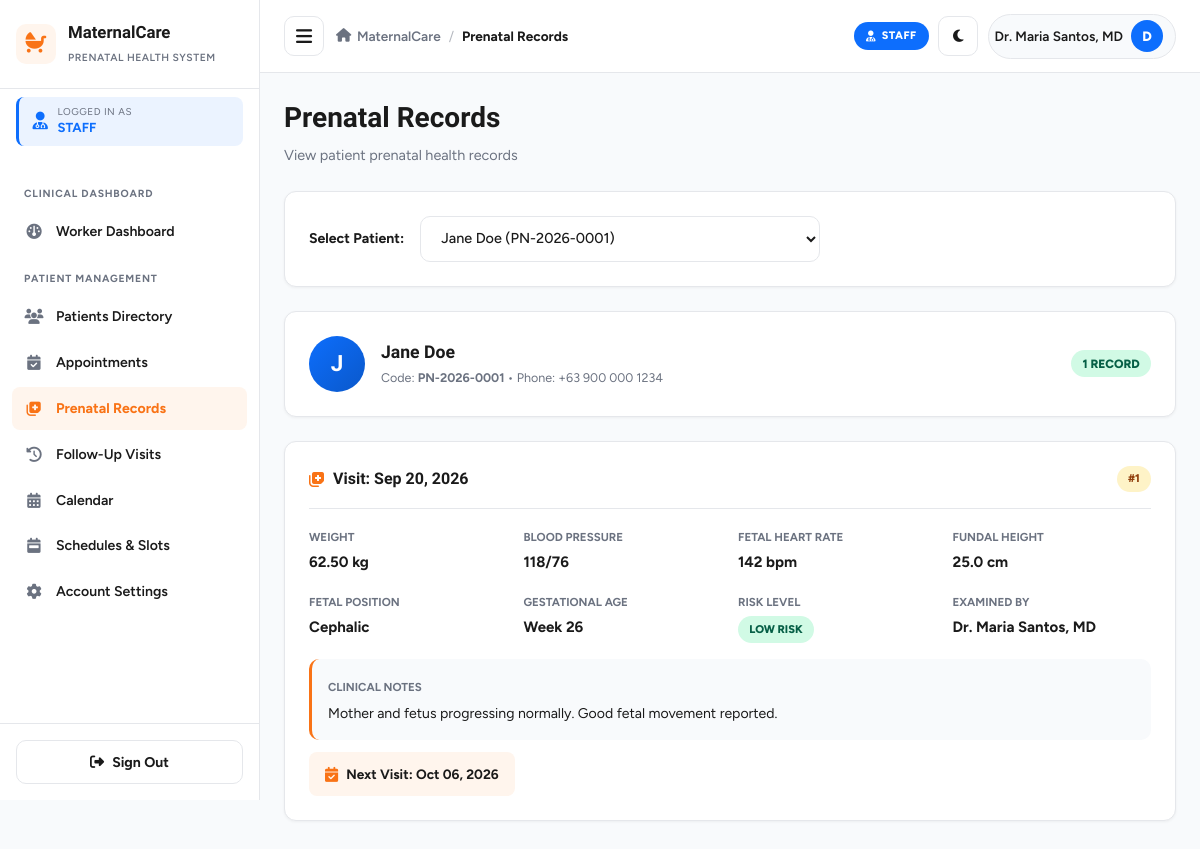
The page /worker/prenatal_records.php?patient_id=1 (signed in) on the database its author committed.
### tables this page shows
CREATE TABLE IF NOT EXISTS `patients` (
    `id` INT AUTO_INCREMENT PRIMARY KEY,
    `user_id` INT NOT NULL,
    `patient_code` VARCHAR(20) NOT NULL UNIQUE,
    `dob` DATE DEFAULT NULL,
    `address` TEXT DEFAULT NULL,
    `blood_type` VARCHAR(5) DEFAULT 'A+',
    `emergency_contact_name` VARCHAR(100) DEFAULT NULL,
    `emergency_contact_phone` VARCHAR(20) DEFAULT NULL,
    `lmp` DATE DEFAULT NULL,
    `edd` DATE DEFAULT NULL,
    `gravida` INT DEFAULT 1,
    `para` INT DEFAULT 0,
    `abortus` INT DEFAULT 0,
    `medical_history` TEXT DEFAULT NULL,
    `created_at` TIMESTAMP DEFAULT CURRENT_TIMESTAMP,
    FOREIGN KEY (`user_id`) REFERENCES `users`(`id`) ON DELETE CASCADE
);

CREATE TABLE IF NOT EXISTS `users` (
    `id` INT AUTO_INCREMENT PRIMARY KEY,
    `username` VARCHAR(50) NOT NULL UNIQUE,
    `email` VARCHAR(100) NOT NULL UNIQUE,
    `password` VARCHAR(255) NOT NULL,
    `role` ENUM('patient', 'healthcare_worker', 'admin') NOT NULL DEFAULT 'patient',
    `full_name` VARCHAR(100) NOT NULL,
    `phone` VARCHAR(20) DEFAULT NULL,
    `status` ENUM('active', 'inactive', 'archived') NOT NULL DEFAULT 'active',
    `address` TEXT DEFAULT NULL,
    `avatar` VARCHAR(255) DEFAULT NULL,
    `room` VARCHAR(100) DEFAULT NULL,
    `deleted_at` TIMESTAMP NULL DEFAULT NULL,
    `created_at` TIMESTAMP DEFAULT CURRENT_TIMESTAMP,
    `updated_at` TIMESTAMP DEFAULT CURRENT_TIMESTAMP ON UPDATE CURRENT_TIMESTAMP
);

CREATE TABLE IF NOT EXISTS `prenatal_records` (
    `id` INT AUTO_INCREMENT PRIMARY KEY,
    `patient_id` INT NOT NULL,
    `appointment_id` INT DEFAULT NULL,
    `healthcare_worker_id` INT NOT NULL,
    `visit_date` DATE NOT NULL,
    `gestational_age_weeks` INT NOT NULL DEFAULT 4,
    `weight_kg` DECIMAL(5,2) DEFAULT NULL,
    `systolic_bp` INT DEFAULT NULL,
    `diastolic_bp` INT DEFAULT NULL,
    `fundal_height_cm` DECIMAL(4,1) DEFAULT NULL,
    `fetal_heart_rate` INT DEFAULT NULL,
    `fetal_presentation` VARCHAR(50) DEFAULT 'Cephalic',
    `edema` ENUM('none', 'mild', 'moderate', 'severe') DEFAULT 'none',
    `urine_protein` VARCHAR(20) DEFAULT 'Negative',
    `urine_sugar` VARCHAR(20) DEFAULT 'Negative',
    `hemoglobin_level` DECIMAL(4,1) DEFAULT NULL,
    `vitamins_prescribed` TEXT DEFAULT NULL,
    `iron_folic_given` TINYINT(1) DEFAULT 1,
    `tetanus_vaccine_given` VARCHAR(50) DEFAULT 'TT1',
    `risk_assessment` ENUM('low_risk', 'moderate_risk', 'high_risk') DEFAULT 'low_risk',
    `clinical_notes` TEXT DEFAULT NULL,
    `next_visit_date` DATE DEFAULT NULL,
    `created_at` TIMESTAMP DEFAULT CURRENT_TIMESTAMP,
    FOREIGN KEY (`patient_id`) REFERENCES `patients`(`id`) ON DELETE CASCADE,
    FOREIGN KEY (`appointment_id`) REFERENCES `appointments`(`id`) ON DELETE SET NULL,
    FOREIGN KEY (`healthcare_worker_id`) REFERENCES `users`(`id`) ON DELETE RESTRICT
);

### config/config.php (called while the page is built, shortened)
<?php
function sanitize($data) {
    return htmlspecialchars(trim((string)$data), ENT_QUOTES, 'UTF-8');
}
function formatDate($dateStr, $format = 'M d, Y') {
    return date($format, strtotime($dateStr));
}

### worker/prenatal_records.php (the view, shortened to what this page needs)
<?php
require_once __DIR__ . '/../config/config.php';
$selectedPatientId = (int)($_GET['patient_id'] ?? 0);
try {
    $db = getDB();
    $stmt = $db->prepare("
        SELECT DISTINCT p.id, p.patient_code, u.full_name
        FROM patients p
        JOIN users u ON p.user_id = u.id
        JOIN prenatal_records pr ON pr.patient_id = p.id
        ORDER BY u.full_name ASC
    ");
    $stmt->execute();
    $patients = $stmt->fetchAll();
    $records = [];
    $selectedPatient = null;
    if ($selectedPatientId > 0) {
        $stmt = $db->prepare("
            SELECT p.*, u.full_name, u.phone
            FROM patients p
            JOIN users u ON p.user_id = u.id
            WHERE p.id = ?
        ");
        $stmt->execute([$selectedPatientId]);
        $selectedPatient = $stmt->fetch();
        if ($selectedPatient) {
            $stmt = $db->prepare("
                SELECT pr.*, u.full_name as examiner_name
                FROM prenatal_records pr
                LEFT JOIN users u ON pr.healthcare_worker_id = u.id
                WHERE pr.patient_id = ?
                ORDER BY pr.visit_date DESC, pr.created_at DESC
            ");
            $stmt->execute([$selectedPatientId]);
            $records = $stmt->fetchAll();
        }
    }
} catch (Exception $e) {
    die("Error loading prenatal records: " . $e->getMessage());
}
include __DIR__ . '/../includes/header.php';
?>
<div class="page-header">
    <div class="page-title">
        <h1>Prenatal Records</h1>
        <p>View patient prenatal health records</p>
    </div>
</div>
<div class="dashboard-card" style="padding:1.5rem; margin-bottom:1.5rem;">
    <form method="GET" action="" style="display:flex; gap:1rem; flex-wrap:wrap; align-items:center;">
        <label style="font-weight:700; font-size:0.88rem;">Select Patient:</label>
        <select name="patient_id" class="form-control" style="max-width:400px;" onchange="this.form.submit()">
            <?php foreach ($patients as $p): ?>
                <option value="<?php echo (int)$p['id']; ?>" <?php echo $selectedPatientId === (int)$p['id'] ? 'selected' : ''; ?>>
                    <?php echo sanitize($p['full_name']); ?> (<?php echo sanitize($p['patient_code']); ?>)
                </option>
            <?php endforeach; ?>
        </select>
    </form>
</div>
<?php if ($selectedPatient): ?>
    <div class="dashboard-card" style="padding:1.5rem; margin-bottom:1.5rem;">
        <div style="display:flex; align-items:center; gap:1rem;">
            <div style="
                width:56px; height:56px; border-radius:50%;
                background: linear-gradient(135deg, #0d6efd 0%, #0a58ca 100%);
                color:#fff; display:flex; align-items:center; justify-content:center;
                font-family:'Bricolage Grotesque', sans-serif;
                font-size:1.4rem; font-weight:800;
                flex-shrink:0;
            ">
                <?php echo strtoupper(substr($selectedPatient['full_name'], 0, 1)); ?>
            </div>
            <div>
                <h3 style="margin:0; font-size:1.1rem;"><?php echo sanitize($selectedPatient['full_name']); ?></h3>
                <small class="text-muted">
                    Code: <strong><?php echo sanitize($selectedPatient['patient_code']); ?></strong> &bull;
                    Phone: <?php echo sanitize($selectedPatient['phone'] ?? 'N/A'); ?>
                </small>
            </div>
            <span class="badge badge-confirmed" style="margin-left:auto; font-size:0.75rem;">
                <?php echo count($records); ?> record<?php echo count($records) != 1 ? 's' : ''; ?>
            </span>
        </div>
    </div>
    <?php if (count($records) > 0): ?>
        <?php foreach ($records as $index => $record): ?>
            <div class="dashboard-card" style="padding:1.5rem; margin-bottom:1rem;">
                <div style="display:flex; justify-content:space-between; align-items:center; margin-bottom:1rem; padding-bottom:1rem; border-bottom:1px solid var(--border-color);">
                    <h4 style="margin:0; font-size:1rem; display:flex; align-items:center; gap:0.5rem;">
                        <i class="fa-solid fa-notes-medical text-primary"></i>
                        Visit: <?php echo formatDate($record['visit_date'] ?? $record['created_at']); ?>
                    </h4>
                    <span class="badge badge-pending" style="font-size:0.7rem;">#<?php echo count($records) - $index; ?></span>
                </div>
                <div style="display:grid; grid-template-columns: repeat(auto-fit, minmax(160px, 1fr)); gap:1rem;">
                    <div>
                        <small class="text-muted" style="font-size:0.72rem; font-weight:700; text-transform:uppercase;">Weight</small>
                        <p style="margin:0.25rem 0 0 0; font-weight:700;"><?php echo sanitize($record['weight_kg'] ?? 'N/A'); ?> kg</p>
                    </div>
                    <div>
                        <small class="text-muted" style="font-size:0.72rem; font-weight:700; text-transform:uppercase;">Blood Pressure</small>
                        <p style="margin:0.25rem 0 0 0; font-weight:700;">
                            <?php
                            $systolic = $record['systolic_bp'] ?? null;
                            $diastolic = $record['diastolic_bp'] ?? null;
                            echo ($systolic && $diastolic) ? "$systolic/$diastolic" : 'N/A';
                            ?>
                        </p>
                    </div>
                    <div>
                        <small class="text-muted" style="font-size:0.72rem; font-weight:700; text-transform:uppercase;">Fetal Heart Rate</small>
                        <p style="margin:0.25rem 0 0 0; font-weight:700;"><?php echo sanitize($record['fetal_heart_rate'] ?? 'N/A'); ?> bpm</p>
                    </div>
                    <div>
                        <small class="text-muted" style="font-size:0.72rem; font-weight:700; text-transform:uppercase;">Fundal Height</small>
                        <p style="margin:0.25rem 0 0 0; font-weight:700;"><?php echo sanitize($record['fundal_height_cm'] ?? 'N/A'); ?> cm</p>
                    </div>
                    <div>
                        <small class="text-muted" style="font-size:0.72rem; font-weight:700; text-transform:uppercase;">Fetal Position</small>
                        <p style="margin:0.25rem 0 0 0; font-weight:700;"><?php echo sanitize($record['fetal_presentation'] ?? 'N/A'); ?></p>
                    </div>
                    <div>
                        <small class="text-muted" style="font-size:0.72rem; font-weight:700; text-transform:uppercase;">Gestational Age</small>
                        <p style="margin:0.25rem 0 0 0; font-weight:700;">Week <?php echo sanitize($record['gestational_age_weeks'] ?? 'N/A'); ?></p>
                    </div>
                    <div>
                        <small class="text-muted" style="font-size:0.72rem; font-weight:700; text-transform:uppercase;">Risk Level</small>
                        <p style="margin:0.25rem 0 0 0;">
                            <?php
                            $risk = strtolower($record['risk_assessment'] ?? 'low_risk');
                            $badgeClass = 'badge-confirmed';
                            ?>
                            <span class="badge <?php echo $badgeClass; ?>" style="font-size:0.7rem;">
                                <?php echo strtoupper(str_replace('_', ' ', $risk)); ?>
                            </span>
                        </p>
                    </div>
                    <div>
                        <small class="text-muted" style="font-size:0.72rem; font-weight:700; text-transform:uppercase;">Examined By</small>
                        <p style="margin:0.25rem 0 0 0; font-weight:700;"><?php echo sanitize($record['examiner_name'] ?? 'N/A'); ?></p>
                    </div>
                </div>
                <?php if (!empty($record['clinical_notes'])): ?>
                    <div style="margin-top:1rem; padding:1rem; background:var(--bg-body); border-radius:10px; border-left:3px solid var(--primary);">
                        <small class="text-muted" style="font-size:0.72rem; font-weight:700; text-transform:uppercase;">Clinical Notes</small>
                        <p style="margin:0.35rem 0 0 0; font-size:0.88rem;"><?php echo nl2br(sanitize($record['clinical_notes'])); ?></p>
                    </div>
                <?php endif; ?>
                <?php if (!empty($record['next_visit_date'])): ?>
                    <div style="margin-top:0.75rem; padding:0.75rem 1rem; background:#fff5ed; border-radius:8px; display:inline-flex; align-items:center; gap:0.5rem;">
                        <i class="fa-solid fa-calendar-check text-primary"></i>
                        <span style="font-size:0.85rem; font-weight:700;">
                            Next Visit: <?php echo formatDate($record['next_visit_date']); ?>
                        </span>
                    </div>
                <?php endif; ?>
            </div>
        <?php endforeach; ?>
    <?php endif; ?>
<?php endif; ?>
<?php include __DIR__ . '/../includes/footer.php'; ?>

### assets/css/style.css (style rules this page uses)
:root { --primary: #f97316; --primary-dark: #ea580c; --primary-light: #fff5ed; --success: #10b981; --warning: #f59e0b; --danger: #dc3545; --info: #0d6efd; --bg-body: #f8fafc; --surface: #ffffff; --text-dark: #1a1a1a; --text-muted: #6b7280; --border-color: #e5e7eb; --radius-sm: 8px; --radius-md: 12px; --radius-lg: 16px; --shadow-sm: 0 1px 3px rgba(0, 0, 0, 0.05); --shadow-md: 0 4px 12px rgba(0, 0, 0, 0.08); --shadow-lg: 0 10px 30px rgba(0, 0, 0, 0.12); --transition: all 0.25s ease; --sidebar-width: 260px; }
* { margin: 0; padding: 0; box-sizing: border-box; }
html, body { max-width: 100%; overflow-x: hidden; }
body { font-family: 'Figtree', -apple-system, BlinkMacSystemFont, 'Segoe UI', sans-serif; background: var(--bg-body); color: var(--text-dark); line-height: 1.5; font-size: 15px; transition: background 0.3s ease, color 0.3s ease; }
h1, h2, h3, h4, h5, h6 { font-family: 'Bricolage Grotesque', 'Figtree', sans-serif; font-weight: 700; color: var(--text-dark); }
.page-header { display: flex; justify-content: space-between; align-items: flex-start; gap: 1rem; margin-bottom: 1.5rem; flex-wrap: wrap; }
.page-header h1 { font-size: 1.75rem; margin-bottom: 0.35rem; }
.page-header p { color: var(--text-muted); font-size: 0.9rem; }
.dashboard-card { background: var(--surface); border: 1px solid var(--border-color); border-radius: var(--radius-md); padding: 1.5rem; box-shadow: var(--shadow-sm); transition: background 0.3s ease, border-color 0.3s ease; }
.form-control { width: 100%; padding: 0.75rem 1rem; border: 1.5px solid var(--border-color); border-radius: 10px; background: var(--surface); color: var(--text-dark); font-family: inherit; font-size: 0.9rem; font-weight: 500; transition: var(--transition); outline: none; }
.form-control::placeholder { color: var(--text-muted); }
.badge { display: inline-block; padding: 0.3rem 0.7rem; border-radius: 20px; font-size: 0.7rem; font-weight: 800; text-transform: uppercase; }
.badge-confirmed { background: #d1fae5; color: #065f46; }
.badge-pending { background: #fef3c7; color: #92400e; }
.text-muted { color: var(--text-muted); }
.text-primary { color: var(--primary); }

### rows shown on the page
patients: user.full_name "J", user.full_name "Jane Doe", patient_code "PN-2026-0001", user.phone "+63 900 000 1234"
prenatal_records: visit_date "Sep 20, 2026", count($records) - $index "1", weight_kg "62.50", systolic_bp "118", diastolic_bp "76", fetal_heart_rate "142", fundal_height_cm "25.0", fetal_presentation "Cephalic", gestational_age_weeks "26", risk_assessment "LOW RISK", healthcare_worker.full_name "Dr. Maria Santos, MD", clinical_notes "Mother and fetus progressing normally. Good fetal movement reported.", next_visit_date "Oct 06, 2026"

### other values the page prints
$role['label'] "STAFF"
$item['section'] "CLINICAL DASHBOARD"
$item['label'] "Worker Dashboard"
$item['section'] "PATIENT MANAGEMENT"
$item['label'] "Patients Directory"
$item['label'] "Appointments"
$item['label'] "Prenatal Records"
$item['label'] "Follow-Up Visits"
$item['label'] "Calendar"
$item['label'] "Schedules & Slots"
$item['label'] "Account Settings"
$pageTitle "Prenatal Records"
$currentName "Dr. Maria Santos, MD"
$userInitial "D"
count($records) "1"
